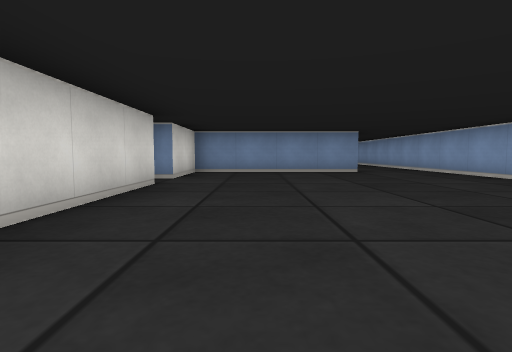
view 1 (above)

24 first-person views from a walk through a cub3D ray-caster map. The camera is about half as high as the walls, tilts 4° down and sees 80° across. The floor is counted in squares. Each view is taken from the middle of a square. On the plan, view 1 faces up. The plan holds only what a view shows up to about 9 squares ahead; the rest is blank.

view 2
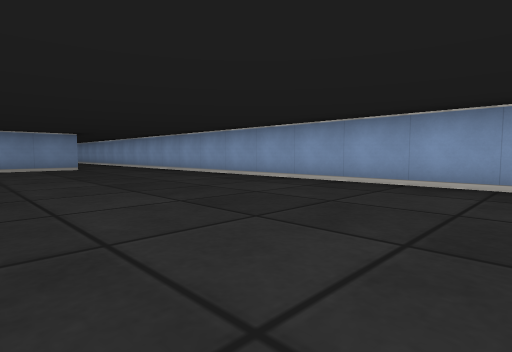

view 3
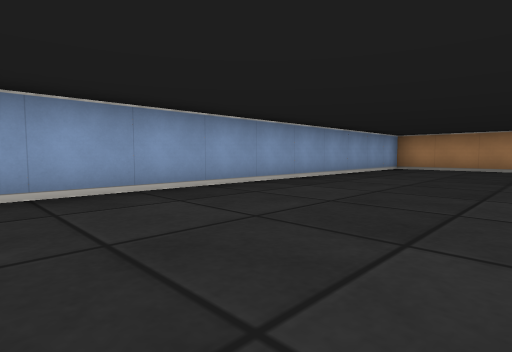

view 4
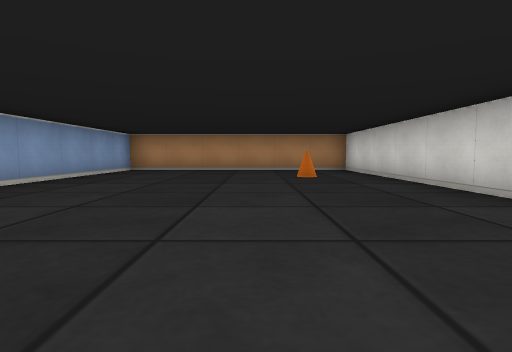

view 5
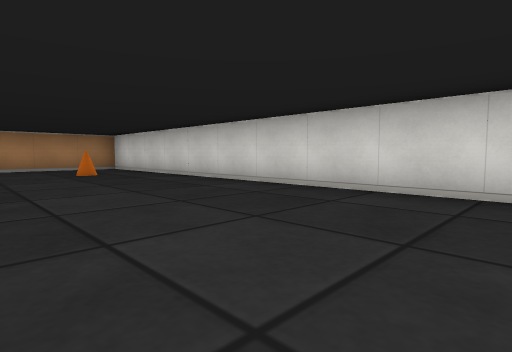

view 6
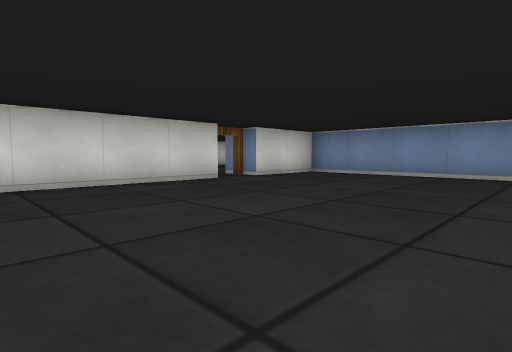

view 7
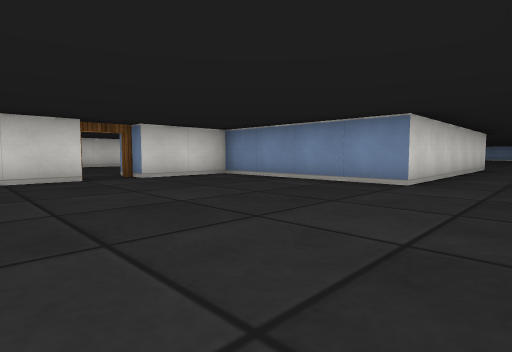

view 8
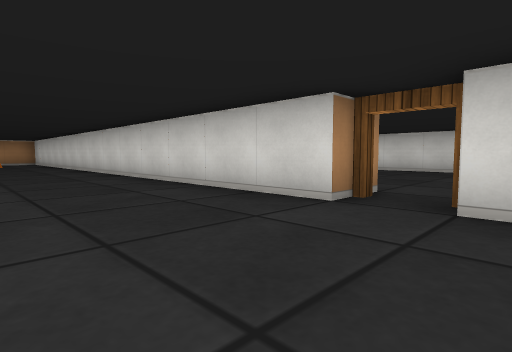

view 9
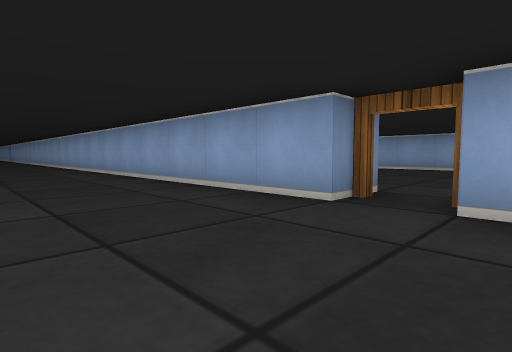

view 10
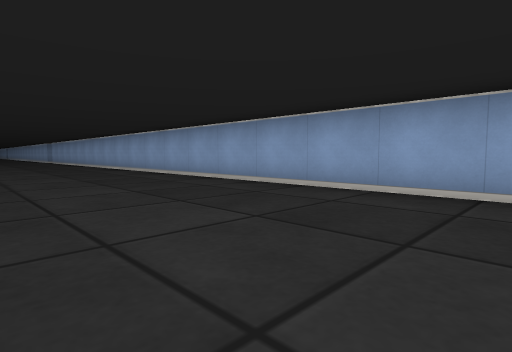

view 11
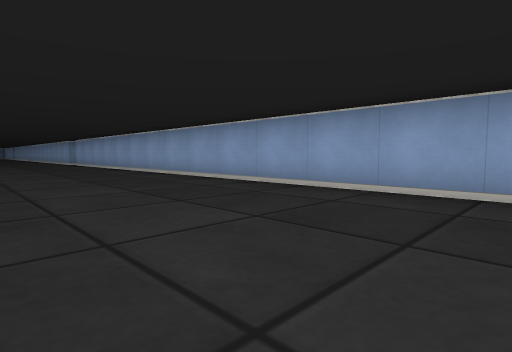

view 12
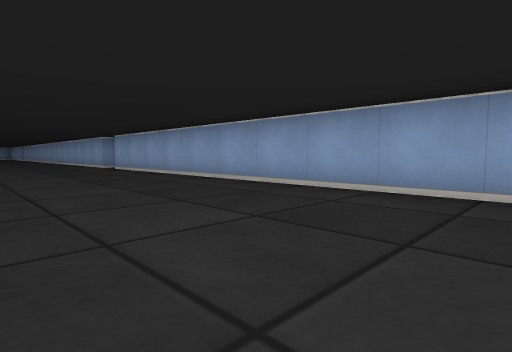

view 13
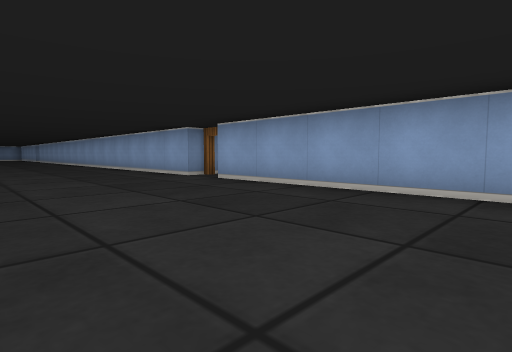

view 14
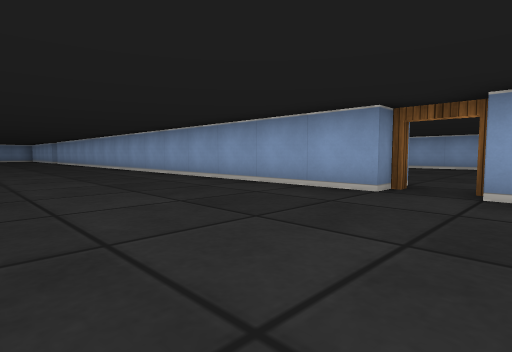

view 15
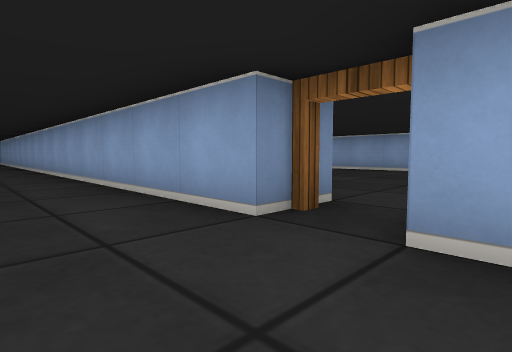

view 16
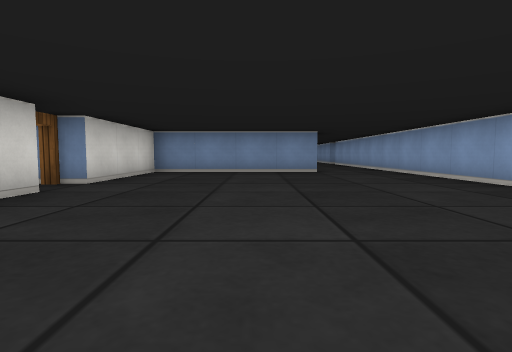

view 17
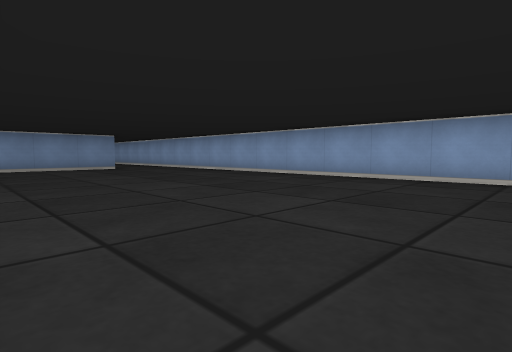

view 18
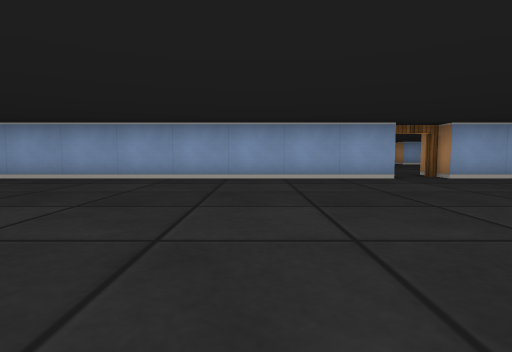

view 19
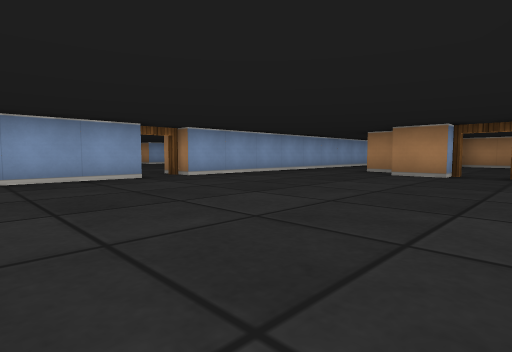

view 20
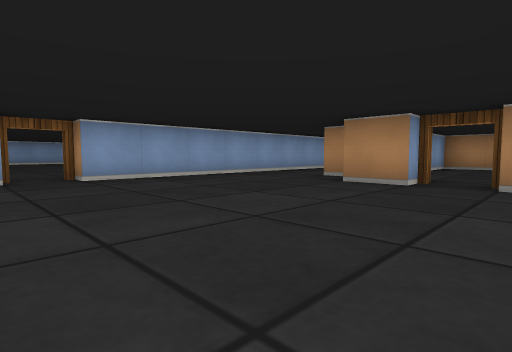

view 21
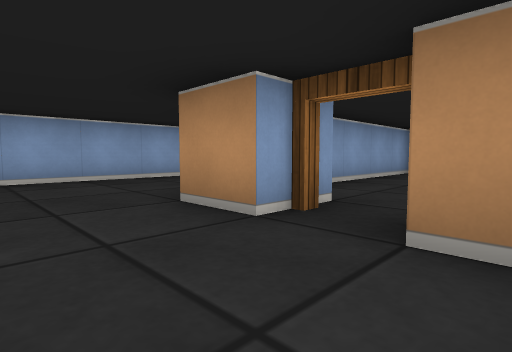

view 22
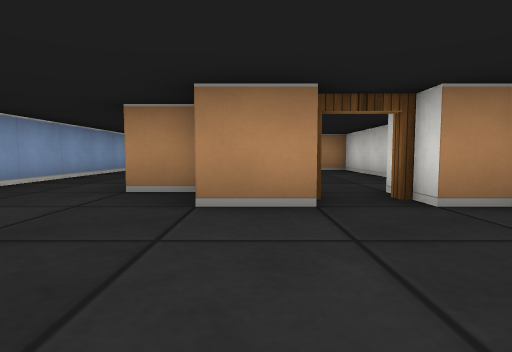

view 23
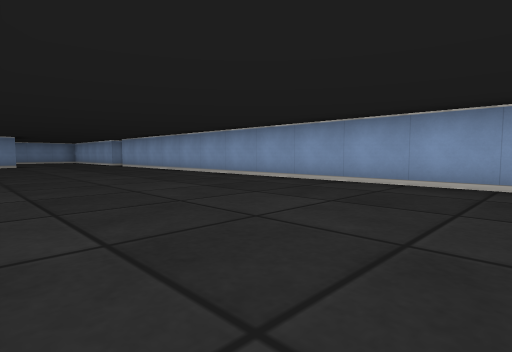

view 24
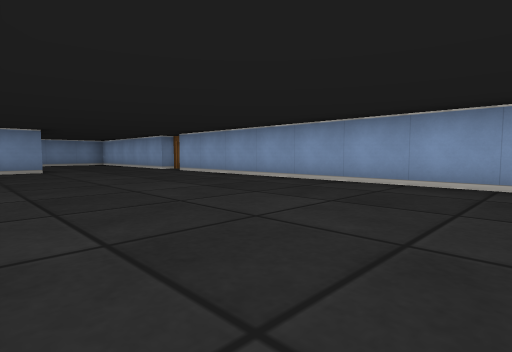

### Floor plan
Points are (right, up) in squares from view 1. A wall is a line through its corners. A room is listed if a view was taken in it or the views show most of it. See-through windows are left out.
Room 1 (views 1, 2, 3, 4, 5, 6, 7, 8)
walls: (-1.5, 4.5) (-1.5, -9.5) (4.5, -9.5) (4.5, 6.5); (2.5, 7.5) (-1.5, 7.5) (-1.5, 5.5)
ways out: open door at (-2, 5) to room 2; opening at (3.5, 7.5) to room 3
objects: cone (0, -7)
Room 2 (views 9, 10, 11, 12, 13, 14, 15, 23, 24)
walls: (-2.5, 27.5) (-2.5, 42.5); (-2.5, 5.5) (-2.5, 26.5); (-7.5, 4.2) (-7.5, 2.2); (-5.4, 43.5) (-6.4, 43.5)
ways out: open door at (-2, 5) to room 1; open door at (-2, 27) to room 3; open door at (-2, 43)
Room 3 (views 16, 17, 18, 19, 20, 21, 22)
walls: (4.5, 18.4) (4.5, 29.5); (-1.5, 26.5) (-1.5, 25.9); (0.5, 14.5) (1.5, 14.5); (-1.1, 14.5) (-0.5, 14.5); (1.6, 13.5) (2.5, 13.5) (2.5, 7.5); (2.6, 30.5) (-1.5, 30.5) (-1.5, 27.5); (4.5, 6.5) (4.5, 17.5)
ways out: opening at (3.5, 7.5) to room 1; open door at (-2, 27) to room 2; open door at (0, 14) to room 4; opening at (3.5, 30.5); open door at (5, 18)
Room 4 (no view inside)
walls: (-1.5, 11.2) (-1.5, 8.5) (1.5, 8.5) (1.5, 11.9)
ways out: open door at (0, 14) to room 3

Positions as (right, up) in squares from view 1, and headings:
1: (0, 0), facing up
2: (0, -2), facing up-right
3: (1, 0), facing down-right
4: (1, -1), facing down
5: (2, 0), facing down-left
6: (3, 1), facing up-left
7: (4, 3), facing up-left
8: (1, 6), facing down-left
9: (-5, 4), facing up-right
10: (-6, 9), facing up-right
11: (-6, 13), facing up-right
12: (-6, 17), facing up-right
13: (-6, 22), facing up-right
14: (-6, 26), facing up-right
15: (-4, 26), facing up-right
16: (1, 23), facing up
17: (-1, 21), facing up-right
18: (-1, 21), facing right
19: (-1, 21), facing down-right
20: (-1, 19), facing down-right
21: (-1, 16), facing down-right
22: (1, 17), facing down
23: (-7, 31), facing up-right
24: (-7, 35), facing up-right
